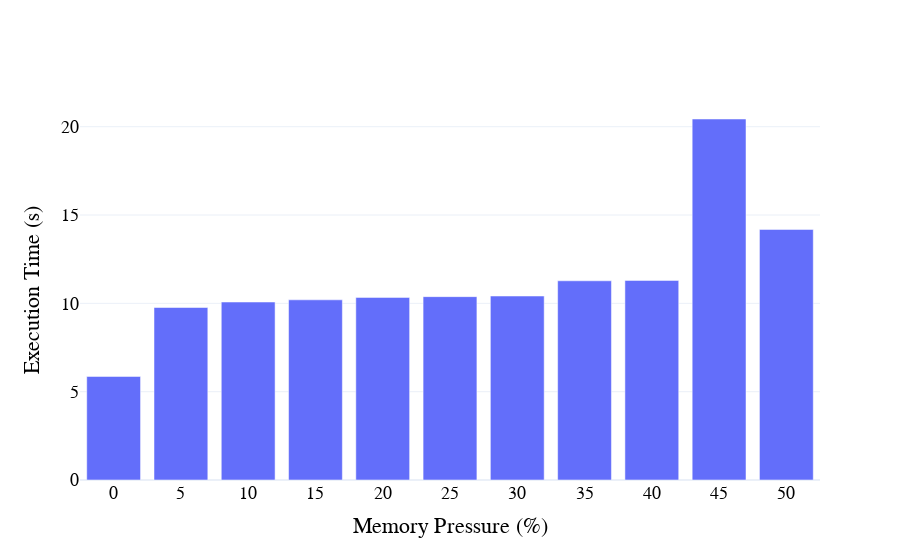

Notebook source saved alongside this figure:
### Code cell
import plotly.graph_objects as go

sorted_profile_execution_time = sorted(profile_execution_time, key=lambda x: int(x[0]))
x_values_execution = [str(int(item[0])) for item in sorted_profile_execution_time]
y_values_execution = [item[2] / 1000 for item in sorted_profile_execution_time]

fig2 = go.Figure()
fig2.add_trace(go.Bar(x=x_values_execution, y=y_values_execution))

fig2.update_layout(
    xaxis_title="Memory Pressure (%)",
    yaxis_title="Execution Time (s)",
    font=dict(family="Courier New, monospace", size=18, color="Black"),
    template="plotly_white"
)

fig1.write_image(f'{OUTPUT_DIR}/execution-time-for-backend.pdf', format="pdf", engine="kaleido")
fig2.show()

### Figure 1 — Plotly figure (JSON) as saved in the notebook; plotly's stock layout.template omitted (floating-point values rounded to 4 significant figures)
{"data": [{"type": "bar", "x": ["0", "5", "10", "15", "20", "25", "30", "35", "40", "45", "50"], "y": [5.862, 9.765, 10.07, 10.2, 10.34, 10.38, 10.41, 11.28, 11.3, 20.44, 14.18]}], "layout": {"autosize": true, "font": {"color": "Black", "family": "Courier New, monospace", "size": 18}, "xaxis": {"autorange": true, "range": [-0.5, 10.5], "title": {"text": "Memory Pressure (%)"}, "type": "category"}, "yaxis": {"autorange": true, "range": [0, 21.51], "title": {"text": "Execution Time (s)"}, "type": "linear"}}}
